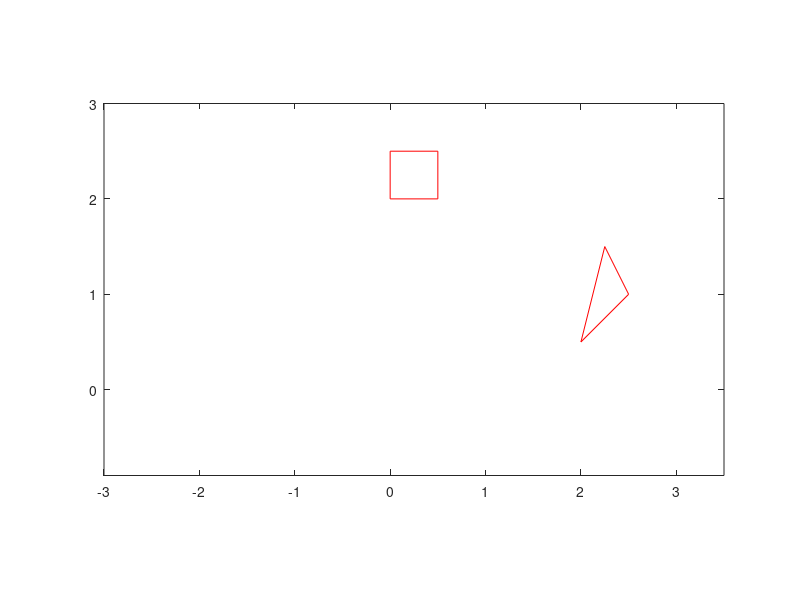

Source code (MATLAB): (Note: this script raises an error after producing the figure.)
clc;
clear all;
close all;

% Starting joint coordinate configuration
q_s = [0;0;0];

% Final (goal) joint coordinate configuration
q_f = [pi/2; pi/2; pi/2];

% Obstacle 1 Coordinates
obs1=[0 2;0.5 2;0.5 2.5;0 2.5];

Xobs = [obs1(:,1);obs1(1,1)];
Yobs = [obs1(:,2);obs1(1,2)];

% Plot Obstacles, and Manipulator Initial and Starting Configurations
scrsz = get(0,'ScreenSize');
figure('Position',[scrsz(4)*0.2 scrsz(4)*0.2 scrsz(3)*0.7 scrsz(4)*0.7]);
plot(Xobs, Yobs, 'r');
axis([-3 3.5 -0.9 3]);
axis equal;
hold on;

% Obstacle 2 Coordinates
obs2=[2.25 1.5; 2 0.5;2.5 1];

Xobs = [obs2(:,1);obs2(1,1)];
Yobs = [obs2(:,2);obs2(1,2)];

% Plot Obstacles, and Manipulator Initial and Starting Configurations
scrsz = get(0,'ScreenSize');
plot(Xobs, Yobs, 'r')

% Link lengths
a1 = 0.5;
a2 = 1;
a3 = 0.5;

% Plot Manipulator Starting Configuration
O1s = getO1(a1,q_s);
O2s = getO2(a1,a2,q_s);
O3s = getO3(a1,a2,a3,q_s);
Xlinks = [0 ;O1s(1); O2s(1); O3s(1)];
Ylinks = [0 ;O1s(2); O2s(2); O3s(2)];
plot(Xlinks, Ylinks,'kd-')

% Plot Manipulator Final (Goal) Configuration
O1f = getO1(a1,q_f);
O2f = getO2(a1,a2,q_f);
O3f = getO3(a1,a2,a3,q_f);
Xlinks = [0 ;O1f(1); O2f(1); O3f(1)];
Ylinks = [0 ;O1f(2); O2f(2); O3f(2)];
plot(Xlinks, Ylinks,'kd-')

% Attractive and Repulsive Field Parameters
eta = 0.15;              % controls the relative influence of the repulsive potential
self_eta1=3.5;          % controls the relative influence of the self repulsive potential
self_eta2=0.2;
zeta = 1.5;             % controls the relative influence of the attractive potential   
d = 0.6;                % distance that defines the transition from conic to parabolic attractive wells
rho_o = 0.3;            % distance of influence for obstacles
rho_1 = 0.9;            % distance of self influence 
rho_2 = 1.3;            % distance of self influence 
epsilon = 0.02;         % convergence tolerance

q_storage = [q_s];      % Initialize matrix of via points

q = q_s;
M = norm(q-q_f);
i = 0;
% Gradient Descent Algorithm from p.179
    while M > epsilon
        alpha = 0.1;         % step size
        O1 = getO1(a1,q); 
        O2 = getO2(a1,a2,q); 
        O3 = getO3(a1,a2,a3,q); 
        
        %attraction to the joints
        F_att_1 = getF_att(O1,O1f,d,zeta); 
        F_att_2 = getF_att(O2,O2f,d,zeta); 
        F_att_3 = getF_att(O3,O3f,d,zeta); 
        
        %obstacle repulsion to the joints
        F_rep_1 = getF_rep(O1,obs1(:,1),obs1(:,2),eta,rho_o);
        F_rep_2 = getF_rep(O2,obs1(:,1),obs1(:,2),eta,rho_o);
        F_rep_3 = getF_rep(O3,obs1(:,1),obs1(:,2),eta,rho_o);
        F_rep_1_2 = getF_rep(O1,obs2(:,1),obs2(:,2),eta,rho_o);
        F_rep_2_2 = getF_rep(O2,obs2(:,1),obs2(:,2),eta,rho_o);
        F_rep_3_2 = getF_rep(O3,obs2(:,1),obs2(:,2),eta,rho_o);
        
        %repulsion between joints
        self_rep_02 = getF_rep(O2,0,0,self_eta1,rho_1);               % joint 2 and origin
        self_rep_03 = getF_rep(O3,0,0,self_eta2,rho_2);               % joint 3 and origin
        self_rep_13 = getF_rep(O3,O1(1),O1(2),self_eta1,rho_1);       % joint 1 and 3
        
        J1 = getJ1(q,a1);       % Jacobian for O1 evaluated at q
        J2 = getJ2(q,a1,a2);    % Jacobian for O2 evaluated at q
        J3 = getJ3(q,a1,a2,a3); % Jacobian for O2 evaluated at q
        tau = J1'*F_att_1+J2'*F_att_2+J3'*F_att_3+J1'*(F_rep_1+F_rep_1_2)+...
            J2'*(F_rep_2+self_rep_02+F_rep_2_2)+...
            J3'*(F_rep_3+self_rep_03+self_rep_13+F_rep_3_2);  
        
        q_new = q + alpha*tau/norm(tau);        % Calculate new q
        q_storage = [q_storage q_new];          % Add q to q_storage array
        q = q_new;                              % update q for next iteration
        M = norm(q-q_f);                        % update M for next iteration
        
        Xlinks = [0 ;O1(1); O2(1); O3(1)];            
        Ylinks = [0 ;O1(2); O2(2); O3(2)];
        x1=plot(Xlinks(4), Ylinks(4),'bo');            % Plot link geometry at q
        x2=plot(Xlinks(3), Ylinks(3),'ko');
        x3=plot(Xlinks(2), Ylinks(2),'ro');
        x4=plot(Xlinks, Ylinks,'g-');

        pause(0.04);
%         delete(x1);
%         delete(x2);
%         delete(x3);
%         delete(x4);
        
        i=i+1

    end
% Plot Manipulator Starting Configuration again
O1s = getO1(a1,q_s);
O2s = getO2(a1,a2,q_s);
O3s = getO3(a1,a2,a3,q_s);
Xlinks = [0 ;O1s(1); O2s(1); O3s(1)];
Ylinks = [0 ;O1s(2); O2s(2); O3s(2)];
plot(Xlinks, Ylinks,'ks--')

% Plot Manipulator Final (Goal) Configuration again
O1f = getO1(a1,q_f);
O2f = getO2(a1,a2,q_f);
O3f = getO3(a1,a2,a3,q_f);
Xlinks = [0 ;O1f(1); O2f(1); O3f(1)];
Ylinks = [0 ;O1f(2); O2f(2); O3f(2)];
plot(Xlinks, Ylinks,'kd--')
    
    